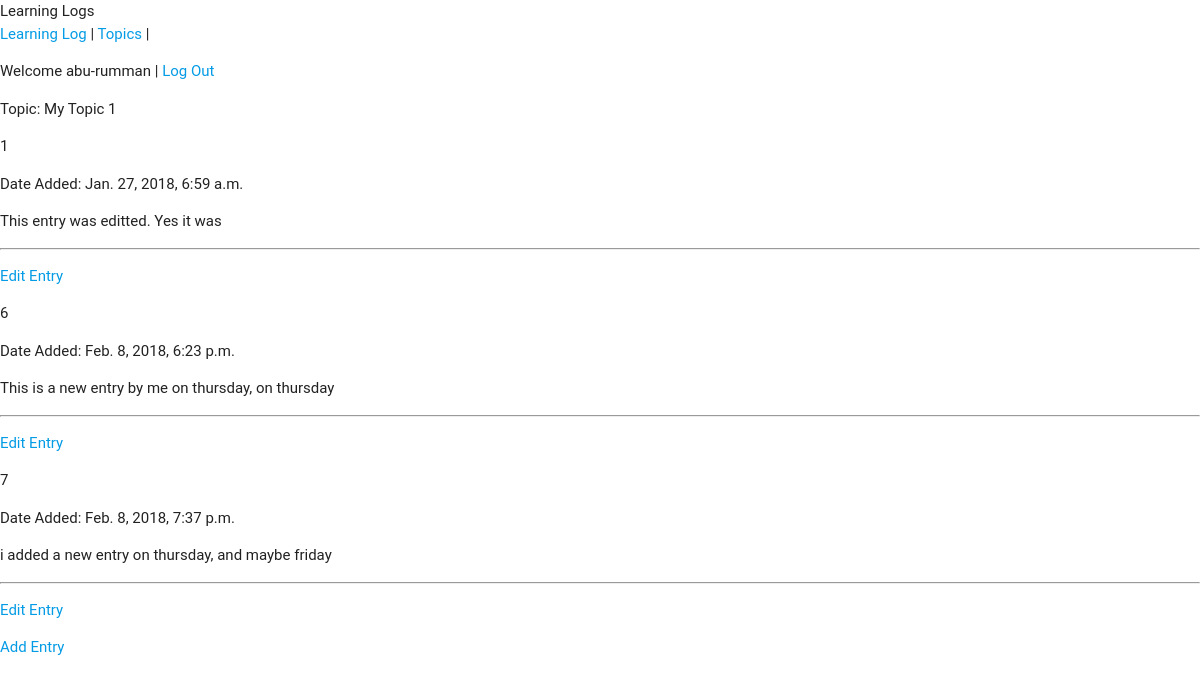
Before: /learninglog/topic/1/ (signed in) with the older database file.
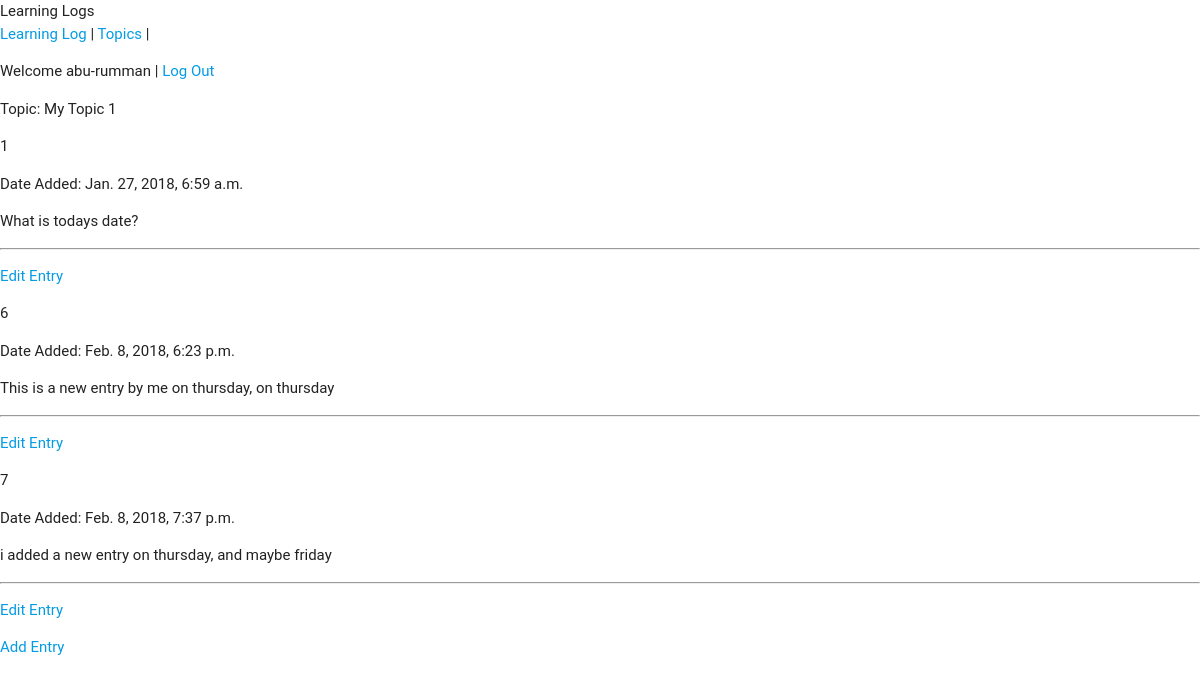
After: the same page with the newer database file.
### learninglog/models.py (models this page shows)
class Entry(models.Model):
    topic = models.ForeignKey(Topic, on_delete = models.CASCADE)
    text = models.TextField()
    date_added = models.DateTimeField(auto_now_add = True)
    class Meta:
        verbose_name_plural = 'Entries'
    def __str__(self):
        return self.text[:50]

### learninglog/views.py (the view)
# urls.py: url(r'^topic/(?P<topic_id>\d+)/$', views.topic, name = 'topic'),
@login_required
def topic(request, topic_id):
    topic = Topic.objects.get(id = topic_id)
    topic_entry = topic.entry_set.all()
    if topic.owner != request.user:
        raise Http404
    context = {'topic': topic, 'topic_entry': topic_entry}
    return render(request, 'learninglog/topic.html', context)

### learninglog/models.py (called while the page is built)
    def __str__(self):
        return self.text

### learninglog/templates/learninglog/topic.html
{% extends 'learninglog/header.html'%}
{% block content%}
<p>
  Topic: {{ topic }}
</p>
{% for entry in topic_entry %}
<p>
  {{ entry.id }}
</p>
<p>
Date Added:  {{ entry.date_added}}
</p>
<p> {{ entry|linebreaks }} </p>
<hr />
<p>
  <a href='{% url 'learninglog:edit_entry' entry.id %}'>Edit Entry</a>
</p>
{% empty%}
<p>No Entries for this Topic</p>
{% endfor %}
<p>
  <a href='{% url 'learninglog:add_entry' topic.id %}'> Add Entry </a>
</p>
{% endblock %}

Changed rows visible on the page:
changed Entry id 1: text "This entry was editted. Yes it was" → "What is todays date?"
